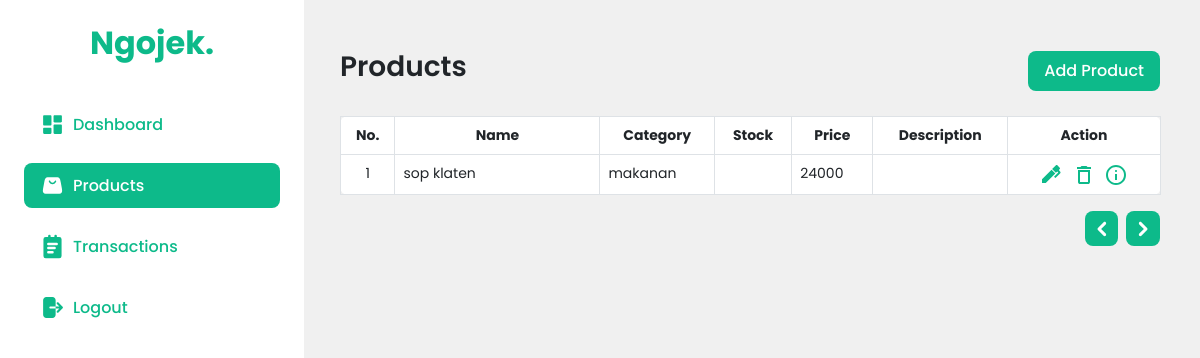
/dashboard/pages/seller/product.php (signed in), run on an earlier commit of the app's database.
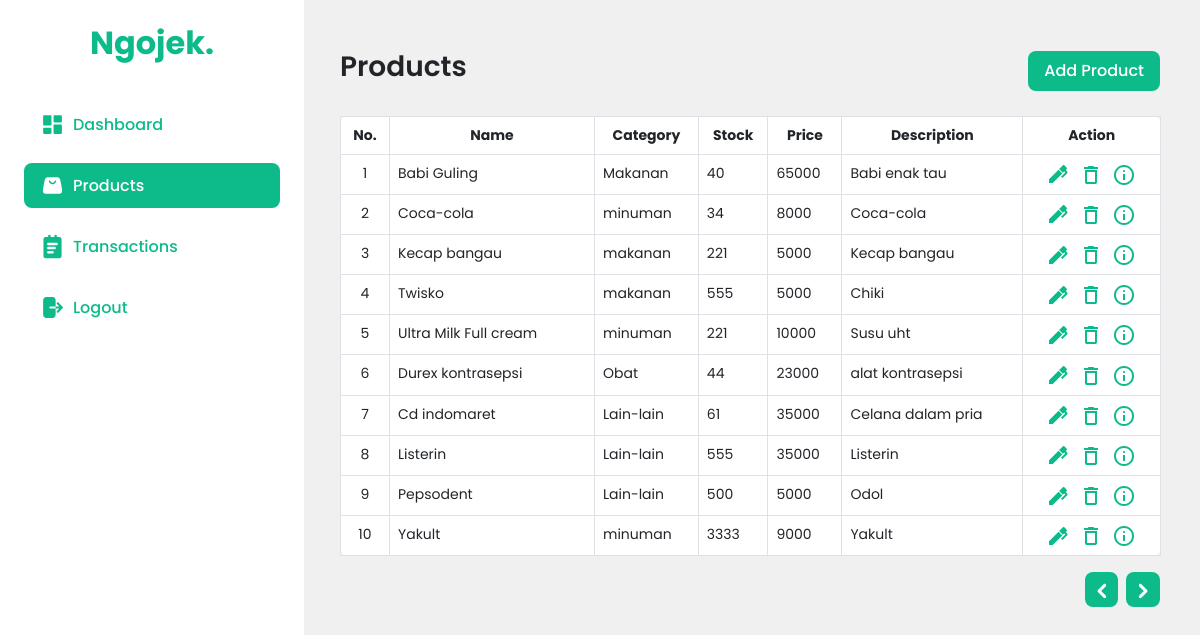
And on a later commit of the database.
### tables this page shows
CREATE TABLE `menu` (
  `menu_id` char(5) NOT NULL,
  `name` varchar(100) DEFAULT NULL,
  `category` varchar(100) DEFAULT NULL,
  `stock` int(11) DEFAULT NULL,
  `price` int(11) DEFAULT NULL,
  `description` text DEFAULT NULL,
  `merchant_id` char(5) DEFAULT NULL,
  `image` varchar(255) DEFAULT NULL
);

### dashboard/pages/seller/product.php (the view, shortened to what the changed rows need)
<?php
    include("../../../Database/connection.php");
    $start = 0;
    $rowPerPage = 10;
?>
<!DOCTYPE html>
<html lang="en">
<head>
    <link href="https://cdn.jsdelivr.net/npm/bootstrap@5.0.2/dist/css/bootstrap.min.css" rel="stylesheet">
    <link rel="stylesheet" href="../admin/style/style.css">
</head>
<body>
    <div class="kontainer">
        <?php include("sidebar.php"); ?>
        <div class="container-content">
            <div class="header-content">
                <h2>Products</h2>
            </div>
            <table class="table table-bordered bg-white">
                <thead>
                    <tr>
                        <th scope="col">No.</th>
                        <th scope="col" class="w-25">Name</th>
                        <th scope="col">Category</th>
                        <th scope="col">Stock</th>
                        <th scope="col">Price</th>
                        <th scope="col">Description</th>
                        <th scope="col">Action</th>
                    </tr>
                </thead>
                <tbody>
                    <?php
                    $no = 1;
                    $sql = "select * from menu limit $start, $rowPerPage";
                    $res = mysqli_query($conn, $sql);
                    while ($row = mysqli_fetch_assoc($res)) :
                        $no++;
                    ?>
                        <tr>
                            <th><?= ++$start; ?></th>
                            <td><?= $row["name"] ?></td>
                            <td><?= $row["category"] ?></td>
                            <td><?= $row["stock"] ?></td>
                            <td><?= $row["price"] ?></td>
                            <td><?= $row["description"] ?></td>
                            <th>
                                <button type="button" data-bs-toggle="modal" data-bs-target="#modalEdit<?= $no ?>">
                                </button>
                                <button type="button" data-bs-toggle="modal" data-bs-target="#modalDelete<?= $no ?>">
                                </button>
                                <button type="button" data-bs-toggle="modal" data-bs-target="#modalDetail<?= $no ?>">
                                </button>
                            </th>
                        </tr>
        </div>
    </div>
<?php endwhile; ?>
</body>
</html>

What changed in the data, as far as the page shows it:
no longer on this page (row edited): menu: name "sop klaten", category "makanan", price "24000"
added menu: name "Babi Guling", category "Makanan", stock "40", price "65000", description "Babi enak tau"
added menu: name "Coca-cola", category "minuman", stock "34", price "8000", description "Coca-cola"
added menu: name "Kecap bangau", category "makanan", stock "221", price "5000", description "Kecap bangau"
added menu: name "Twisko", category "makanan", stock "555", price "5000", description "Chiki"
added menu: name "Ultra Milk Full cream", category "minuman", stock "221", price "10000", description "Susu uht"
added menu: name "Durex kontrasepsi", category "Obat", stock "44", price "23000", description "alat kontrasepsi"
added menu: name "Cd indomaret", category "Lain-lain", stock "61", price "35000", description "Celana dalam pria"
added menu: name "Listerin", category "Lain-lain", stock "555", price "35000", description "Listerin"
added menu: name "Pepsodent", category "Lain-lain", stock "500", price "5000", description "Odol"
added menu: name "Yakult", category "minuman", stock "3333", price "9000", description "Yakult"
